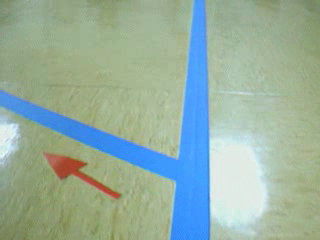
#> input picture imgs/original.png, 320 x 240 px; its folder holds 2 pictures in this run
$ python -i mark_detection.py   (imports and definitions only)
#> lines starting #> are read from the running program, lines starting #| are printed output that depends on the picture; after the words box and inside, x2 and y2 are one past the last pixel; in counts of white or black regions, pixels touching at a corner belong together
import cv2
import os
import sys
from time import time
import numpy as np
import imageio as iio
from imageio import imread
from matplotlib import pyplot as plt
from sklearn.neighbors import NearestCentroid
from sklearn.neighbors import KNeighborsClassifier
# Image path

# Classifier for the segmentation
def init_mark_recognization_engine():
    # We create the classifier
    origImg = iio.v3.imread('imgs/original.png')
#> origImg is the input picture: shape (240, 320, 3); mean R, G, B 150.8, 174.9, 159.9
    markImg = iio.v3.imread('imgs/marked.png')
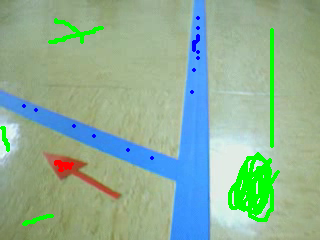
#> input picture imgs/marked.png, 320 x 240 px
#> markImg is the input picture: shape (240, 320, 3); mean R, G, B 142.6, 176.1, 151.7
    clfSeg = NearestCentroid()
    data, lbls = None, None

    #  for i, j in zip(sorted(os.listdir(imgPath)), sorted(os.listdir(mkImgPath))):
    imNp = cv2.cvtColor(origImg, cv2.COLOR_BGR2RGB)
    markImg = cv2.cvtColor(markImg, cv2.COLOR_BGR2RGB)

    # We prepare the training data
    # we obtain all the points marked red, green, blue
    data_marca = imNp[np.all(markImg == [255, 0, 0], 2)]
#> data_marca = 221 rows, first 8: [251, 156, 81], [252, 155, 78], [251, 156, 81], [251, 156, 81], [252, 155, 78], [251, 154, 77], [251, 157, 79], [251, 157, 79]
    data_fondo = imNp[np.all(markImg == [0, 255, 0], 2)]
    data_linea = imNp[np.all(markImg == [0, 0, 255], 2)]
#> data_linea = 146 rows, first 8: [91, 111, 179], [76, 101, 168], [75, 100, 167], [70, 98, 171], [68, 96, 169], [63, 88, 175], [89, 109, 177], [86, 106, 174]

    # We prepare the labels
    lbl_marca = np.zeros(data_marca.shape[0], dtype=np.uint8)
#> lbl_marca = 221 values from 0 to 0
    lbl_fondo = np.ones(data_fondo.shape[0], dtype=np.uint8)
#> lbl_fondo = 3189 values from 1 to 1
    lbl_linea = np.zeros(data_linea.shape[0], dtype=np.uint8) + 2
#> lbl_linea = 146 values from 2 to 2

    if data is None or lbls is None:
        data = np.concatenate([data_marca, data_fondo, data_linea])
        lbls = np.concatenate([lbl_marca, lbl_fondo, lbl_linea])
#> lbls = 3556 values from 0 to 2
    else:
        data = np.concatenate([data, np.concatenate([data_marca, data_fondo, data_linea])])
        lbls = np.concatenate([lbls, np.concatenate([lbl_marca, lbl_fondo, lbl_linea])])

    clfSeg.fit(data, lbls)

    # ORB Descriptors
    path = os.getcwd() + '/marks'
    size = len(os.listdir(path))
    etiq = 0

    data, lbls = np.empty((size, 256)), np.empty(size)
    for i, img in enumerate(sorted(os.listdir(path))):
        imNp = cv2.cvtColor(cv2.imread(path + '/' + img), cv2.COLOR_BGR2RGB)
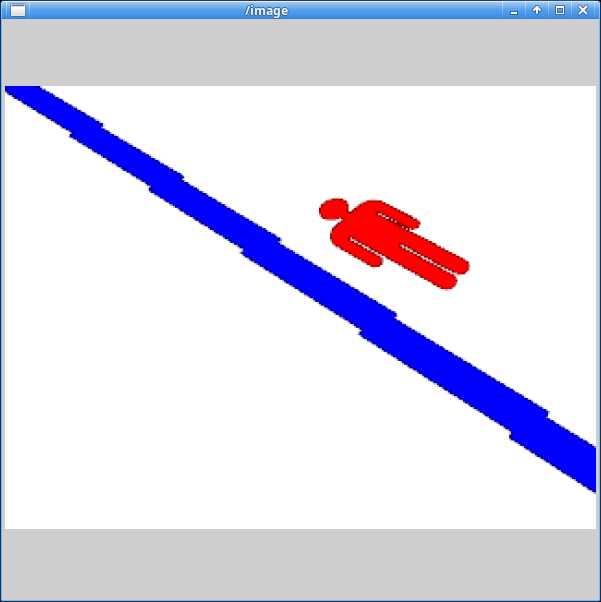
#> input picture marks/man-1.png, 601 x 602 px
#> imNp: shape (602, 601, 3)
        predImg = clfSeg.predict(np.reshape(imNp, (imNp.shape[0] * imNp.shape[1], imNp.shape[2])))
        predImg = np.reshape(predImg, (imNp.shape[0], imNp.shape[1]))
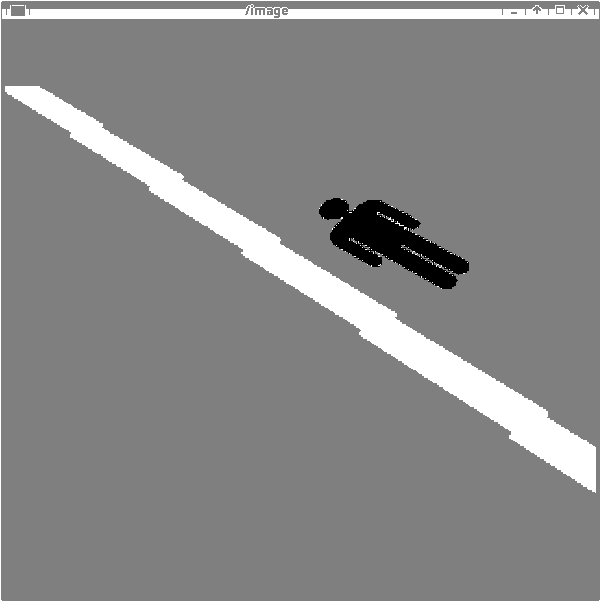
#> predImg: shape (602, 601); min 0, max 2, mean 1.07; drawn with min black and max white
        linImg = (predImg == 0).astype(np.uint8) * 255  # 0 es el valor del label marca
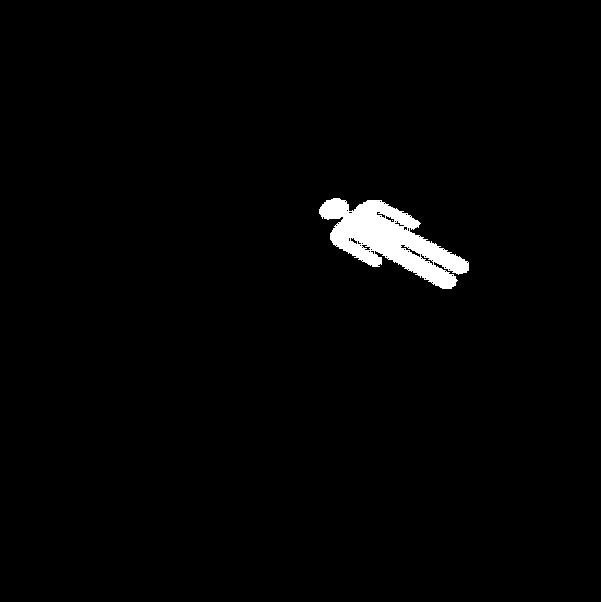
#> linImg: shape (602, 601); 1.7% white; 2 white regions (1 under 20 px)

        contours, _ = cv2.findContours(linImg, cv2.RETR_LIST, cv2.CHAIN_APPROX_NONE)
#> contours = 51 contours, 43 with area under 20; largest, box (x1, y1, x2, y2) and area: (319, 198, 469, 289) 6193, (400, 244, 421, 258) 68, (420, 253, 434, 266) 46, (361, 244, 371, 251) 33, (385, 215, 395, 223) 33, (376, 211, 386, 219) 30, (350, 237, 358, 245) 26, (394, 220, 405, 227) 24

        orb = cv2.ORB_create()
        elipse = cv2.fitEllipse(max(contours, key=lambda x: len(x)))
#> elipse = ((389.5, 239.7), (57.75, 145.9), 115.4)
        c, ej, ang = np.array(elipse[0]), np.array(elipse[1]), elipse[2]
#> c = [389.5, 239.7]; ej = [57.75, 145.9]; ang = 115.4
        if ang > 90:
            ang -= 180
#> ang = -64.61
        lkp, des = orb.compute(linImg, [cv2.KeyPoint(c[0], c[1], np.mean(ej) * 1.3, ang - 90)])
#> lkp = 1 keypoints; (x, y, size): (390, 240, 132.4)
        res = np.unpackbits(des).T
#> res = 256 values, max 1 at index 3, min 0 at index 0, mean 0.145

        data[i] = res
        lbls[i] = etiq
        etiq += (((i + 1) % 7) == 0)
#> pass 2 of the loop in init_mark_recognization_engine, `for i, img in enumerate(sorted(os.listdir(path))):`:
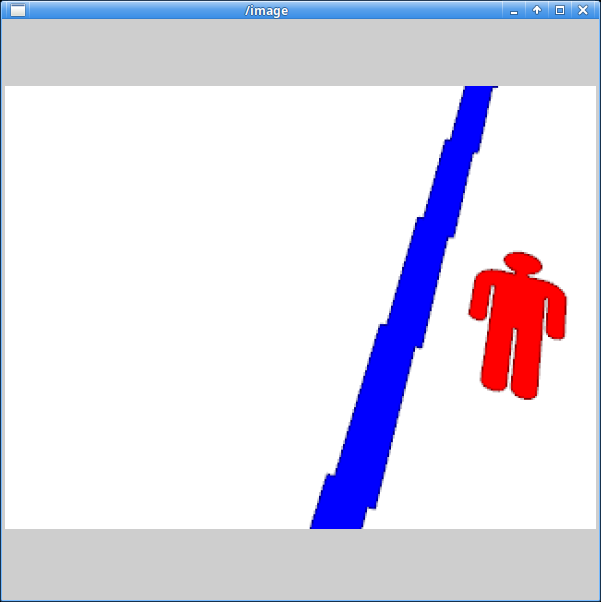
#> input picture marks/man-2.png, 601 x 602 px
#> in init_mark_recognization_engine, `predImg = np.reshape(predImg, (imNp.shape[0], imNp.shape[1]))`:
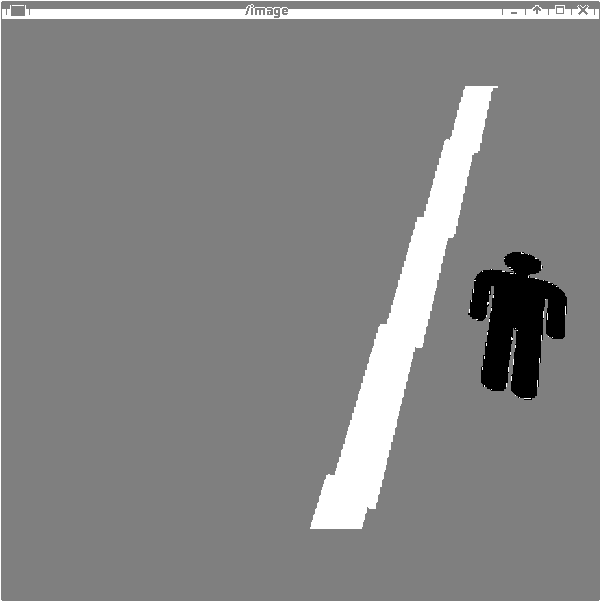
#> predImg: shape (602, 601); min 0, max 2, mean 1.05; drawn with min black and max white
#> in init_mark_recognization_engine, `linImg = (predImg == 0).astype(np.uint8) * 255`:
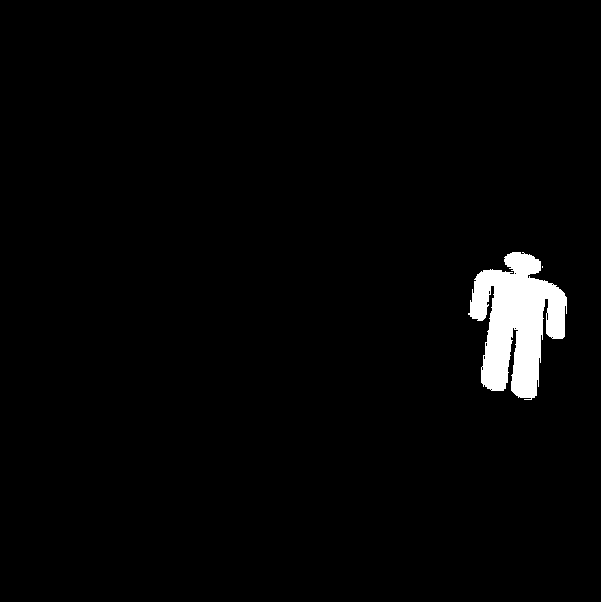
#> linImg: shape (602, 601); 2.4% white; 2 white regions (1 under 20 px)
#> in init_mark_recognization_engine, `contours, _ = cv2.findContours(linImg, cv2.RETR_LIST, cv2.CHAIN_APPROX..`: contours = 12 contours, 11 with area under 20; largest, box (x1, y1, x2, y2) and area: (468, 252, 567, 400) 8280
#> elipse = ((516.5, 322.8), (86.06, 133.2), 2.06)
#> in init_mark_recognization_engine, `c, ej, ang = np.array(elipse[0]), np.array(elipse[1]), elipse[2]`: c = [516.5, 322.8]; ej = [86.06, 133.2]; ang = 2.06
#> lkp = 1 keypoints; (x, y, size): (517, 323, 142.5)
#> res = 256 values, max 1 at index 8, min 0 at index 0, mean 0.156
#> pass 3 of the loop in init_mark_recognization_engine, `for i, img in enumerate(sorted(os.listdir(path))):`:
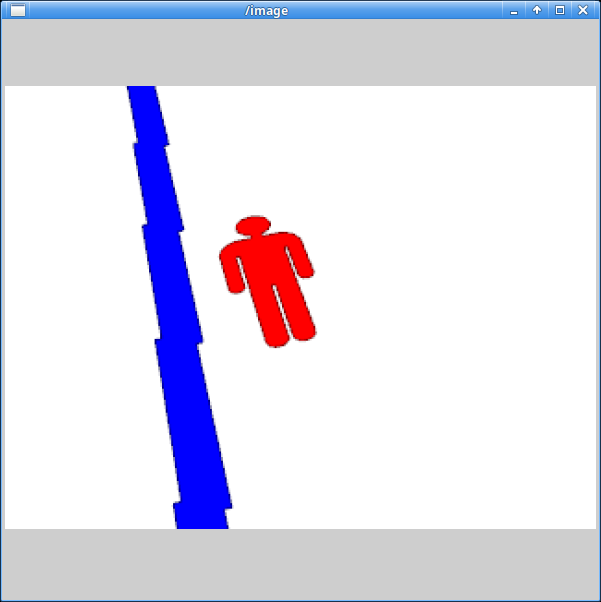
#> input picture marks/man-3.png, 601 x 602 px
#> in init_mark_recognization_engine, `predImg = np.reshape(predImg, (imNp.shape[0], imNp.shape[1]))`:
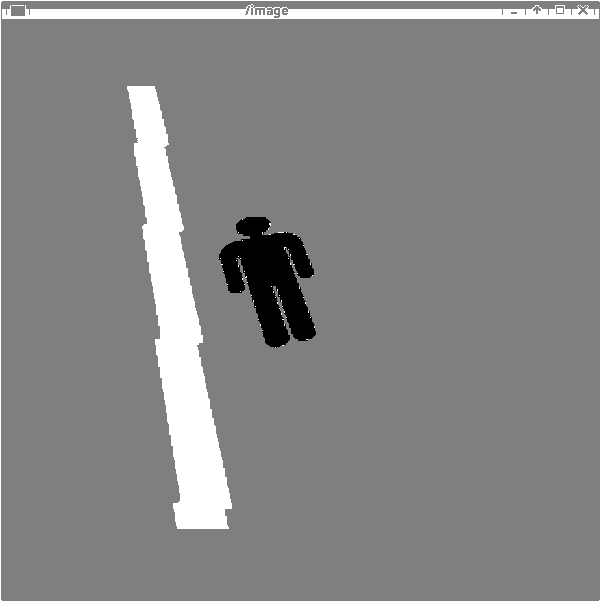
#> predImg: shape (602, 601); min 0, max 2, mean 1.05; drawn with min black and max white
#> in init_mark_recognization_engine, `linImg = (predImg == 0).astype(np.uint8) * 255`:
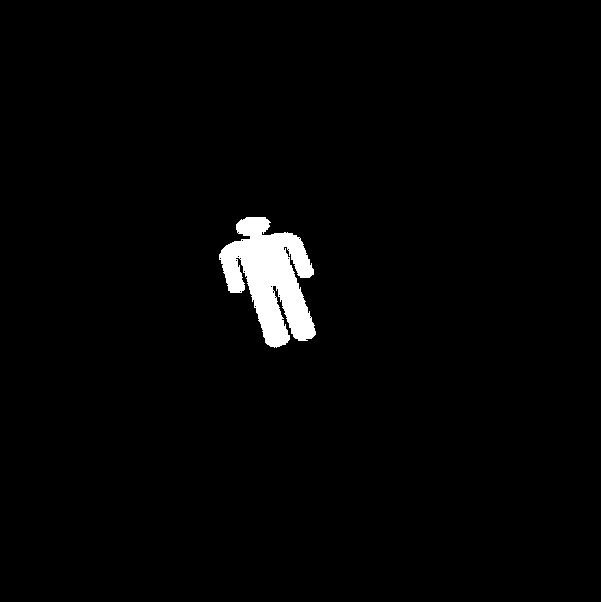
#> linImg: shape (602, 601); 2% white; 1 white region
#> in init_mark_recognization_engine, `contours, _ = cv2.findContours(linImg, cv2.RETR_LIST, cv2.CHAIN_APPROX..`: contours = 18 contours, 17 with area under 20; largest, box (x1, y1, x2, y2) and area: (219, 217, 316, 348) 6956
#> elipse = ((270.4, 278.3), (74.79, 123.2), 157.1)
#> in init_mark_recognization_engine, `c, ej, ang = np.array(elipse[0]), np.array(elipse[1]), elipse[2]`: c = [270.4, 278.3]; ej = [74.79, 123.2]; ang = 157.1
#> in init_mark_recognization_engine, `ang -= 180`: ang = -22.94
#> lkp = 1 keypoints; (x, y, size): (270, 278, 128.7)
#> res = 256 values, max 1 at index 8, min 0 at index 0, mean 0.117

        # # We paint the detection result
        # cv2.drawContours(imNp, contours, -1, (0, 255, 0), 2)
        # cv2.ellipse(imNp, elipse, (255, 0, 255), 2)
        # imDraw = cv2.drawKeypoints(imNp, lkp, None, color=(0, 0, 255), flags=cv2.DrawMatchesFlags_DRAW_RICH_KEYPOINTS)
        # # cv2.imwrite("marked_image.png", imDraw)
        # plt.imshow(imDraw)

    #ORB Descriptor classifier
    clfORB = KNeighborsClassifier(1, metric="euclidean")
    clfORB.fit(data,lbls)

    # HU Moments calculation
    etiq = 0
    path = os.getcwd() + '/marks'
    size = len(os.listdir(path))
    data, lbls = np.empty((size, 7)), np.empty(size)
    for i, img in enumerate(sorted(os.listdir(path))):
        imNp = cv2.cvtColor(cv2.imread(path + '/' + img), cv2.COLOR_BGR2RGB)
        predImg = clfSeg.predict(np.reshape(imNp, (imNp.shape[0] * imNp.shape[1], imNp.shape[2])))
        predImg = np.reshape(predImg, (imNp.shape[0], imNp.shape[1]))
        linImg = (predImg == 0).astype(np.uint8) * 255

        contours, _ = cv2.findContours(linImg, cv2.RETR_LIST, cv2.CHAIN_APPROX_NONE)
#> contours = 51 contours, 43 with area under 20; largest, box (x1, y1, x2, y2) and area: (319, 198, 469, 289) 6193, (400, 244, 421, 258) 68, (420, 253, 434, 266) 46, (361, 244, 371, 251) 33, (385, 215, 395, 223) 33, (376, 211, 386, 219) 30, (350, 237, 358, 245) 26, (394, 220, 405, 227) 24

        contours = max(contours, key=lambda x: len(x))
#> contours = contour of 554 points, box (x1, y1, x2, y2) (319, 198, 469, 289), area 6193

        data[i] = cv2.HuMoments(cv2.moments(contours, True)).T
        lbls[i] = etiq

        etiq += (((i + 1) % 7) == 0)
#> pass 2 of the loop in init_mark_recognization_engine, `for i, img in enumerate(sorted(os.listdir(path))):`:
#> in init_mark_recognization_engine, `contours, _ = cv2.findContours(linImg, cv2.RETR_LIST, cv2.CHAIN_APPROX..`: contours = 12 contours, 11 with area under 20; largest, box (x1, y1, x2, y2) and area: (468, 252, 567, 400) 8280
#> in init_mark_recognization_engine, `contours = max(contours, key=lambda x: len(x))`: contours = contour of 847 points, box (x1, y1, x2, y2) (468, 252, 567, 400), area 8280
#> pass 3 of the loop in init_mark_recognization_engine, `for i, img in enumerate(sorted(os.listdir(path))):`:
#> in init_mark_recognization_engine, `contours, _ = cv2.findContours(linImg, cv2.RETR_LIST, cv2.CHAIN_APPROX..`: contours = 18 contours, 17 with area under 20; largest, box (x1, y1, x2, y2) and area: (219, 217, 316, 348) 6956
#> in init_mark_recognization_engine, `contours = max(contours, key=lambda x: len(x))`: contours = contour of 717 points, box (x1, y1, x2, y2) (219, 217, 316, 348), area 6956

    # HU Moments classifier
    clfHU = KNeighborsClassifier(1, metric="euclidean")
    clfHU.fit(data, lbls)

    return clfSeg, clfORB, clfHU


# [42 lines left out: function mark_recognization, not called in this run]

>>> result = init_mark_recognization_engine()
